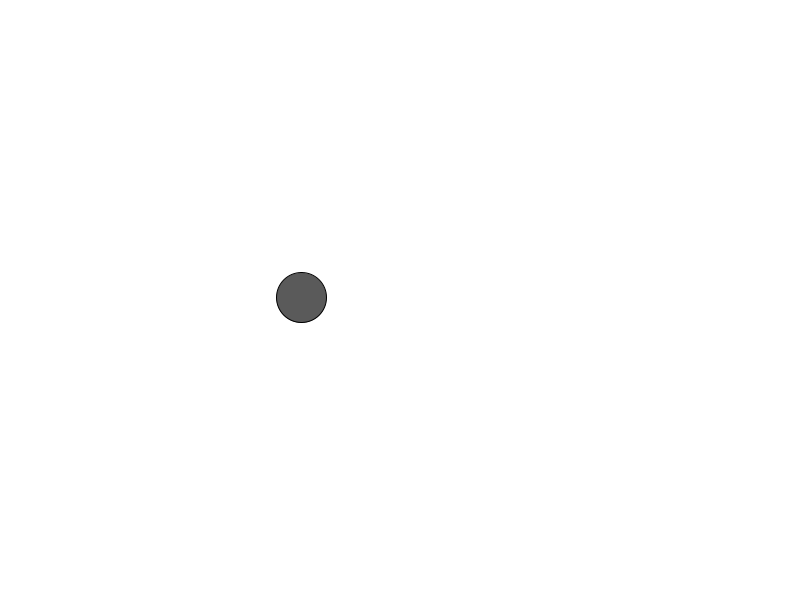
Frame 1 (no input)
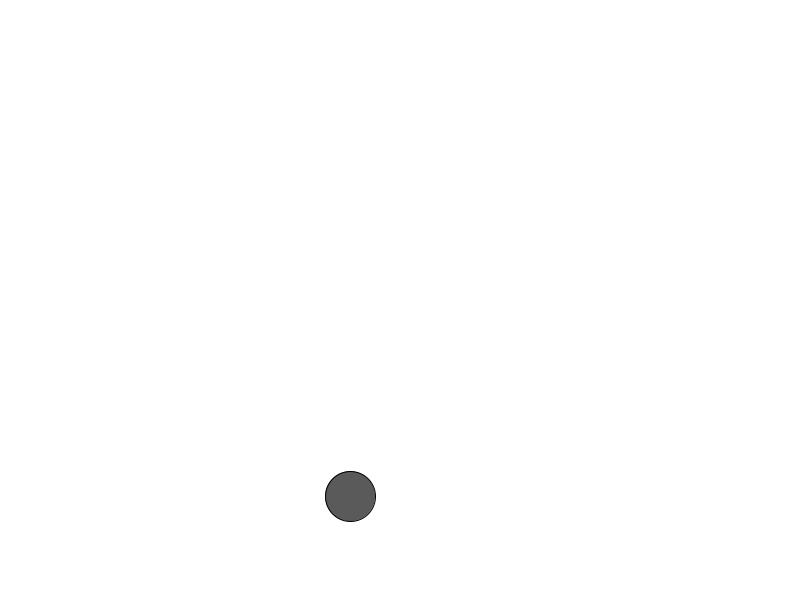
Frame 60 (the mouse pressed at the canvas centre just before this capture)
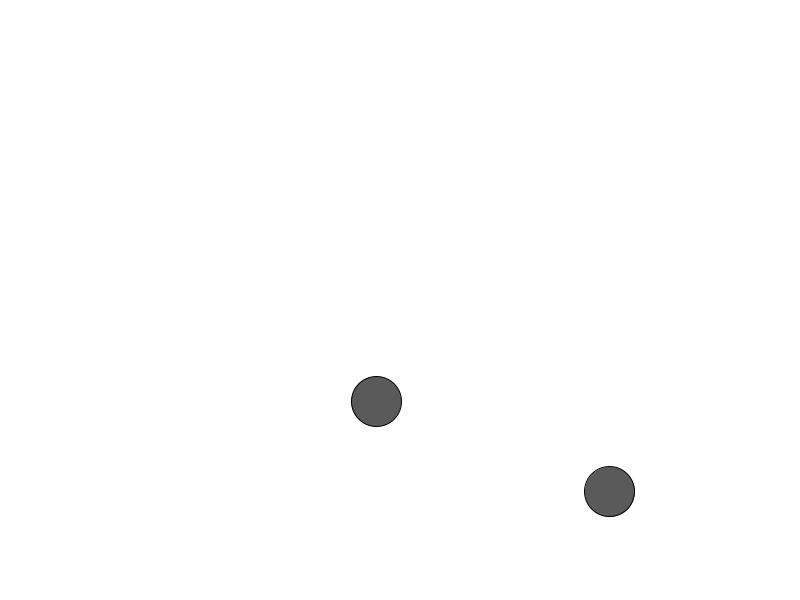
Frame 120 (the mouse held since frame 60 and released just before this capture)

The Processing sketch that drew these frames (run headless with seeded random() and noise(); from frame 60 on, the mouse is pressed at the canvas centre):

// Processing sketch: w11c_ballsWithImpulse
// ── w11c_ballsWithImpulse.pde
// bryan ma for code 2 sp 19

ArrayList<Ball> balls = new ArrayList<Ball>();
PVector gravity = new PVector(0, 0.2);

void setup() {
  size(800, 600);
  balls.add(new Ball(300, 300));
}

void draw() {
  background(255);

  for (Ball b : balls) {
    PVector friction = b.vel.copy();
    friction.mult(-1);
    friction.normalize();
    friction.mult(0.04);
    b.applyForce(friction);
    b.applyForce(gravity);
    b.update();
    b.display();
  }
}

void keyPressed() {
  for (Ball b : balls) {
    PVector impulse = new PVector(random(-1, 1), random(-10, -5));
    b.applyForce(impulse);
  }
}

void mousePressed() {
  balls.add(new Ball(mouseX, mouseY));
}

// ── Ball.pde
class Ball {
  PVector pos;
  PVector vel;
  PVector acc;

  float size = 50;

  Ball(float x, float y) {
    pos = new PVector(x, y);
    vel = new PVector(random(-5, 5), random(-5, 5));
    acc = new PVector(0, 0);
  }

  void update() {
    vel.add(acc);
    pos.add(vel);

    acc.mult(0);

    if (pos.x < size/2) {
      pos.x = size/2;
      vel.x *= -1;
    } else if (pos.x > width - size/2) {
      pos.x = width - size/2;
      vel.x *= -1;
    }

    if (pos.y > height - size/2) {
      pos.y = height - size/2;
      vel.y *= -1;
    }
  }

  void display() {
    fill(80, 240);
    ellipse(pos.x, pos.y, size, size);
  }

  void applyForce(PVector force) {
    acc.add(force);
  }
}
